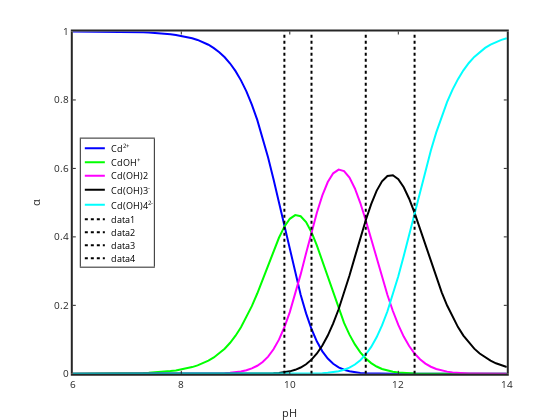

Notebook code for this chart:
### Markdown cell above
# Cd hydroxycomplexation

The overall complexation constants for Cd$^{2+}$ with OH$^-$ are $\log{\beta_{f1}}=4.1$, $\log{\beta_{f2}}=7.7$, $\log{\beta_{f3}}=10.3$ and $\log{\beta_{f4}}=12$ corresponding to the following reactions (in order)

$\mathrm{Cd^{2+}}+\mathrm{OH^-} \leftrightharpoons \mathrm{CdOH^+}$

$\mathrm{Cd^{2+}}+2\mathrm{OH^-} \leftrightharpoons \mathrm{Cd(OH)_2^0}$

$\mathrm{Cd^{2+}}+3\mathrm{OH^-} \leftrightharpoons \mathrm{Cd(OH)_3^-}$

$\mathrm{Cd^{2+}}+4\mathrm{OH^-} \leftrightharpoons \mathrm{Cd(OH)_4^{2-}}$

We derived the alpha expressions for these 5 species in class

$\alpha_{\mathrm{Cd^{2+}}} = \dfrac{1}{1+\beta_1[\mathrm{OH^-}]+\beta_2[\mathrm{OH^-}]^2+\beta_3[\mathrm{OH^-}]^3+\beta_4[\mathrm{OH^{-}}]^4}$


$\alpha_{\mathrm{CdOH^{+}}} = \dfrac{\beta_1[\mathrm{OH^-}]}{1+\beta_1[\mathrm{OH^-}]+\beta_2[\mathrm{OH^-}]^2+\beta_3[\mathrm{OH^-}]^3+\beta_4[\mathrm{OH^{-}}]^4}$


$\alpha_{\mathrm{Cd(OH)_2^{0}}} = \dfrac{\beta_2[\mathrm{OH^-}]^2}{1+\beta_1[\mathrm{OH^-}]+\beta_2[\mathrm{OH^-}]^2+\beta_3[\mathrm{OH^-}]^3+\beta_4[\mathrm{OH^{-}}]^4}$


$\alpha_{\mathrm{Cd(OH)_3^{-}}} = \dfrac{\beta_3[\mathrm{OH^-}]^3}{1+\beta_1[\mathrm{OH^-}]+\beta_2[\mathrm{OH^-}]^2+\beta_3[\mathrm{OH^-}]^3+\beta_4[\mathrm{OH^{-}}]^4}$

$\alpha_{\mathrm{Cd(OH)_4^{2-}}} = \dfrac{\beta_4[\mathrm{OH^{-}}]^4}{1+\beta_1[\mathrm{OH^-}]+\beta_2[\mathrm{OH^-}]^2+\beta_3[\mathrm{OH^-}]^3+\beta_4[\mathrm{OH^{-}}]^4}$

In class we learned how to quickly sketch the distribution diagram using the step-wise formation constants.  We can make a more quantitative sketch though using these expressions (note, since pH would be a known quantity we do not need to make any additional assumptions.).

### Code cell
%plot -s 600,500 -f 'svg'
logB1=4.1; logB2=7.7; logB3=10.3; logB4=12; Kw=1e-14;
B1=10^logB1; B2=10^logB2; B3=10^logB3; B4=10^logB4;
pH=6:0.1:14; H=10.^(-pH); OH=Kw./H;
denominator=1+B1*OH+B2*OH.^2+B3*OH.^3+B4*OH.^4;
alphaCd=1./denominator;
alphaCdOH=(B1*OH)./denominator;
alphaCdOH2=(B2*OH.^2)./denominator;
alphaCdOH3=(B3*OH.^3)./denominator;
alphaCdOH4=(B4*OH.^4)./denominator;

plot(pH,alphaCd,'b','linewidth',2)
hold on
plot(pH,alphaCdOH,'g','linewidth',2)
plot(pH,alphaCdOH2,'m','linewidth',2)
plot(pH,alphaCdOH3,'k','linewidth',2)
plot(pH,alphaCdOH4,'c','linewidth',2)
xlabel('pH'); ylabel('\alpha');
legend('Cd^{2+}','CdOH^+','Cd(OH)2','Cd(OH)3^-','Cd(OH)4^{2-}','location','west')
set(gca,'linewidth',2)
title('Distribution diagram, Cd hydroxo complexation')

% add stepwise values (pH=pKa but we need to convert because we were given overall association constants)

plot([9.9 9.9],[0 1],'k:','linewidth',2)
plot([10.4 10.4],[0 1],'k:','linewidth',2)
plot([11.4 11.4],[0 1],'k:','linewidth',2)
plot([12.3 12.3],[0 1],'k:','linewidth',2)

### Figure 1 — Plotly figure (JSON) as saved in the notebook; plotly's stock layout.template omitted (floating-point values rounded to 4 significant figures)
{"data": [{"line": {"color": "rgb(0,0,255)", "dash": "solid", "width": 2}, "marker": {"color": "rgb(0,0,255)", "line": {"color": "rgb(0,0,255)"}, "size": 6, "symbol": "none"}, "mode": "lines", "name": "Cd^{2+}", "showlegend": true, "type": "scatter", "visibility": true, "x": [6, 6.1, 6.2, 6.3, 6.4, 6.5, 6.6, 6.7, 6.8, 6.9, 7, 7.1, 7.2, 7.3, 7.4, 7.5, 7.6, 7.7, 7.8, 7.9, 8, 8.1, 8.2, 8.3, 8.4, 8.5, 8.6, 8.7, 8.8, 8.9, 9, 9.1, 9.2, 9.3, 9.4, 9.5, 9.6, 9.7, 9.8, 9.9, 10, 10.1, 10.2, 10.3, 10.4, 10.5, 10.6, 10.7, 10.8, 10.9, 11, 11.1, 11.2, 11.3, 11.4, 11.5, 11.6, 11.7, 11.8, 11.9, 12, 12.1, 12.2, 12.3, 12.4, 12.5, 12.6, 12.7, 12.8, 12.9, 13, 13.1, 13.2, 13.3, 13.4, 13.5, 13.6, 13.7, 13.8, 13.9, 14], "xaxis": "x", "y": [0.9999, 0.9998, 0.9998, 0.9997, 0.9997, 0.9996, 0.9995, 0.9994, 0.9992, 0.999, 0.9987, 0.9984, 0.998, 0.9975, 0.9968, 0.996, 0.995, 0.9937, 0.9921, 0.9901, 0.9875, 0.9843, 0.9803, 0.9753, 0.969, 0.9612, 0.9516, 0.9395, 0.9247, 0.9065, 0.8842, 0.8573, 0.8249, 0.7866, 0.7417, 0.6902, 0.6322, 0.5684, 0.5003, 0.4299, 0.3597, 0.2925, 0.2307, 0.1765, 0.1308, 0.09404, 0.06562, 0.0445, 0.02935, 0.01886, 0.01181, 0.007215, 0.004299, 0.0025, 0.001419, 0.0007856, 0.0004245, 0.0002239, 0.0001153, 5.799e-05, 2.85e-05, 1.369e-05, 6.438e-06, 2.966e-06, 1.34e-06, 5.947e-07, 2.597e-07, 1.118e-07, 4.748e-08, 1.995e-08, 8.302e-09, 3.427e-09, 1.405e-09, 5.729e-10, 2.325e-10, 9.402e-11, 3.79e-11, 1.524e-11, 6.115e-12, 2.45e-12, 9.804e-13], "yaxis": "y"}, {"line": {"color": "rgb(0,255,0)", "dash": "solid", "width": 2}, "marker": {"color": "rgb(0,255,0)", "line": {"color": "rgb(0,255,0)"}, "size": 6, "symbol": "none"}, "mode": "lines", "name": "CdOH^+", "showlegend": true, "type": "scatter", "visibility": true, "x": [6, 6.1, 6.2, 6.3, 6.4, 6.5, 6.6, 6.7, 6.8, 6.9, 7, 7.1, 7.2, 7.3, 7.4, 7.5, 7.6, 7.7, 7.8, 7.9, 8, 8.1, 8.2, 8.3, 8.4, 8.5, 8.6, 8.7, 8.8, 8.9, 9, 9.1, 9.2, 9.3, 9.4, 9.5, 9.6, 9.7, 9.8, 9.9, 10, 10.1, 10.2, 10.3, 10.4, 10.5, 10.6, 10.7, 10.8, 10.9, 11, 11.1, 11.2, 11.3, 11.4, 11.5, 11.6, 11.7, 11.8, 11.9, 12, 12.1, 12.2, 12.3, 12.4, 12.5, 12.6, 12.7, 12.8, 12.9, 13, 13.1, 13.2, 13.3, 13.4, 13.5, 13.6, 13.7, 13.8, 13.9, 14], "xaxis": "x", "y": [0.0001259, 0.0001585, 0.0001995, 0.0002511, 0.0003161, 0.0003979, 0.0005009, 0.0006306, 0.0007937, 0.000999, 0.001257, 0.001582, 0.001991, 0.002506, 0.003152, 0.003965, 0.004987, 0.00627, 0.007881, 0.009901, 0.01243, 0.0156, 0.01956, 0.0245, 0.03064, 0.03827, 0.04769, 0.05928, 0.07345, 0.09065, 0.1113, 0.1359, 0.1646, 0.1976, 0.2346, 0.2748, 0.3168, 0.3586, 0.3974, 0.4299, 0.4528, 0.4635, 0.4603, 0.4432, 0.4137, 0.3744, 0.3289, 0.2808, 0.2332, 0.1886, 0.1487, 0.1143, 0.08579, 0.0628, 0.04486, 0.03127, 0.02128, 0.01413, 0.009159, 0.005799, 0.003588, 0.00217, 0.001285, 0.000745, 0.0004237, 0.0002368, 0.0001302, 7.051e-05, 3.772e-05, 1.995e-05, 1.045e-05, 5.432e-06, 2.804e-06, 1.439e-06, 7.353e-07, 3.743e-07, 1.899e-07, 9.615e-08, 4.858e-08, 2.45e-08, 1.234e-08], "yaxis": "y"}, {"line": {"color": "rgb(255,0,255)", "dash": "solid", "width": 2}, "marker": {"color": "rgb(255,0,255)", "line": {"color": "rgb(255,0,255)"}, "size": 6, "symbol": "none"}, "mode": "lines", "name": "Cd(OH)2", "showlegend": true, "type": "scatter", "visibility": true, "x": [6, 6.1, 6.2, 6.3, 6.4, 6.5, 6.6, 6.7, 6.8, 6.9, 7, 7.1, 7.2, 7.3, 7.4, 7.5, 7.6, 7.7, 7.8, 7.9, 8, 8.1, 8.2, 8.3, 8.4, 8.5, 8.6, 8.7, 8.8, 8.9, 9, 9.1, 9.2, 9.3, 9.4, 9.5, 9.6, 9.7, 9.8, 9.9, 10, 10.1, 10.2, 10.3, 10.4, 10.5, 10.6, 10.7, 10.8, 10.9, 11, 11.1, 11.2, 11.3, 11.4, 11.5, 11.6, 11.7, 11.8, 11.9, 12, 12.1, 12.2, 12.3, 12.4, 12.5, 12.6, 12.7, 12.8, 12.9, 13, 13.1, 13.2, 13.3, 13.4, 13.5, 13.6, 13.7, 13.8, 13.9, 14], "xaxis": "x", "y": [5.011e-09, 7.942e-09, 1.259e-08, 1.995e-08, 3.161e-08, 5.01e-08, 7.939e-08, 1.258e-07, 1.994e-07, 3.159e-07, 5.006e-07, 7.931e-07, 1.256e-06, 1.99e-06, 3.152e-06, 4.992e-06, 7.904e-06, 1.251e-05, 1.979e-05, 3.131e-05, 4.949e-05, 7.819e-05, 0.0001234, 0.0001946, 0.0003064, 0.0004818, 0.0007558, 0.001183, 0.001845, 0.002867, 0.004432, 0.00681, 0.01039, 0.01569, 0.02346, 0.03459, 0.05021, 0.07156, 0.09982, 0.1359, 0.1803, 0.2323, 0.2905, 0.3521, 0.4137, 0.4713, 0.5212, 0.5602, 0.5857, 0.5964, 0.592, 0.5731, 0.5413, 0.4988, 0.4486, 0.3937, 0.3372, 0.2819, 0.2301, 0.1834, 0.1428, 0.1088, 0.08105, 0.05917, 0.04237, 0.02981, 0.02063, 0.01407, 0.009474, 0.006308, 0.004161, 0.002722, 0.001769, 0.001143, 0.0007353, 0.0004712, 0.000301, 0.0001919, 0.000122, 7.748e-05, 4.914e-05], "yaxis": "y"}, {"line": {"color": "rgb(0, 0, 0)", "dash": "solid", "width": 2}, "marker": {"color": "rgb(0, 0, 0)", "line": {"color": "rgb(0, 0, 0)"}, "size": 6, "symbol": "none"}, "mode": "lines", "name": "Cd(OH)3^-", "showlegend": true, "type": "scatter", "visibility": true, "x": [6, 6.1, 6.2, 6.3, 6.4, 6.5, 6.6, 6.7, 6.8, 6.9, 7, 7.1, 7.2, 7.3, 7.4, 7.5, 7.6, 7.7, 7.8, 7.9, 8, 8.1, 8.2, 8.3, 8.4, 8.5, 8.6, 8.7, 8.8, 8.9, 9, 9.1, 9.2, 9.3, 9.4, 9.5, 9.6, 9.7, 9.8, 9.9, 10, 10.1, 10.2, 10.3, 10.4, 10.5, 10.6, 10.7, 10.8, 10.9, 11, 11.1, 11.2, 11.3, 11.4, 11.5, 11.6, 11.7, 11.8, 11.9, 12, 12.1, 12.2, 12.3, 12.4, 12.5, 12.6, 12.7, 12.8, 12.9, 13, 13.1, 13.2, 13.3, 13.4, 13.5, 13.6, 13.7, 13.8, 13.9, 14], "xaxis": "x", "y": [1.995e-14, 3.98e-14, 7.942e-14, 1.584e-13, 3.161e-13, 6.307e-13, 1.258e-12, 2.51e-12, 5.008e-12, 9.99e-12, 1.993e-11, 3.975e-11, 7.927e-11, 1.581e-10, 3.152e-10, 6.285e-10, 1.253e-09, 2.496e-09, 4.972e-09, 9.901e-09, 1.97e-08, 3.919e-08, 7.787e-08, 1.546e-07, 3.064e-07, 6.065e-07, 1.198e-06, 2.36e-06, 4.634e-06, 9.065e-06, 1.764e-05, 3.413e-05, 6.553e-05, 0.0001247, 0.0002346, 0.0004355, 0.0007958, 0.001428, 0.002507, 0.004299, 0.007177, 0.01164, 0.01833, 0.02797, 0.04137, 0.05933, 0.08261, 0.1118, 0.1471, 0.1886, 0.2357, 0.2872, 0.3415, 0.3962, 0.4486, 0.4957, 0.5344, 0.5625, 0.5779, 0.5799, 0.5686, 0.5451, 0.5114, 0.47, 0.4237, 0.3752, 0.3269, 0.2807, 0.238, 0.1995, 0.1656, 0.1364, 0.1116, 0.09081, 0.07353, 0.05932, 0.04771, 0.03828, 0.03065, 0.0245, 0.01956], "yaxis": "y"}, {"line": {"color": "rgb(0,255,255)", "dash": "solid", "width": 2}, "marker": {"color": "rgb(0,255,255)", "line": {"color": "rgb(0,255,255)"}, "size": 6, "symbol": "none"}, "mode": "lines", "name": "Cd(OH)4^{2-}", "showlegend": true, "type": "scatter", "visibility": true, "x": [6, 6.1, 6.2, 6.3, 6.4, 6.5, 6.6, 6.7, 6.8, 6.9, 7, 7.1, 7.2, 7.3, 7.4, 7.5, 7.6, 7.7, 7.8, 7.9, 8, 8.1, 8.2, 8.3, 8.4, 8.5, 8.6, 8.7, 8.8, 8.9, 9, 9.1, 9.2, 9.3, 9.4, 9.5, 9.6, 9.7, 9.8, 9.9, 10, 10.1, 10.2, 10.3, 10.4, 10.5, 10.6, 10.7, 10.8, 10.9, 11, 11.1, 11.2, 11.3, 11.4, 11.5, 11.6, 11.7, 11.8, 11.9, 12, 12.1, 12.2, 12.3, 12.4, 12.5, 12.6, 12.7, 12.8, 12.9, 13, 13.1, 13.2, 13.3, 13.4, 13.5, 13.6, 13.7, 13.8, 13.9, 14], "xaxis": "x", "y": [9.999e-21, 2.511e-20, 6.308e-20, 1.584e-19, 3.98e-19, 9.996e-19, 2.511e-18, 6.306e-18, 1.584e-17, 3.977e-17, 9.987e-17, 2.508e-16, 6.297e-16, 1.581e-15, 3.969e-15, 9.96e-15, 2.499e-14, 6.27e-14, 1.572e-13, 3.942e-13, 9.875e-13, 2.473e-12, 6.185e-12, 1.546e-11, 3.858e-11, 9.612e-11, 2.39e-10, 5.928e-10, 1.466e-09, 3.609e-09, 8.842e-09, 2.153e-08, 5.205e-08, 1.247e-07, 2.953e-07, 6.902e-07, 1.588e-06, 3.586e-06, 7.929e-06, 1.711e-05, 3.597e-05, 7.346e-05, 0.0001456, 0.0002797, 0.0005208, 0.0009404, 0.001648, 0.002808, 0.004652, 0.007508, 0.01181, 0.01812, 0.02713, 0.03962, 0.05648, 0.07856, 0.1066, 0.1413, 0.1828, 0.2309, 0.285, 0.3439, 0.4062, 0.47, 0.5335, 0.5947, 0.6523, 0.7051, 0.7525, 0.7942, 0.8302, 0.8608, 0.8866, 0.9081, 0.9257, 0.9402, 0.952, 0.9615, 0.9692, 0.9754, 0.9804], "yaxis": "y"}, {"line": {"color": "rgb(0, 0, 0)", "dash": "dot", "width": 2}, "marker": {"color": "rgb(0, 0, 0)", "line": {"color": "rgb(0, 0, 0)"}, "size": 6, "symbol": "none"}, "mode": "lines", "name": "data1", "showlegend": true, "type": "scatter", "visibility": true, "x": [9.9, 9.9], "xaxis": "x", "y": [0, 1], "yaxis": "y"}, {"line": {"color": "rgb(0, 0, 0)", "dash": "dot", "width": 2}, "marker": {"color": "rgb(0, 0, 0)", "line": {"color": "rgb(0, 0, 0)"}, "size": 6, "symbol": "none"}, "mode": "lines", "name": "data2", "showlegend": true, "type": "scatter", "visibility": true, "x": [10.4, 10.4], "xaxis": "x", "y": [0, 1], "yaxis": "y"}, {"line": {"color": "rgb(0, 0, 0)", "dash": "dot", "width": 2}, "marker": {"color": "rgb(0, 0, 0)", "line": {"color": "rgb(0, 0, 0)"}, "size": 6, "symbol": "none"}, "mode": "lines", "name": "data3", "showlegend": true, "type": "scatter", "visibility": true, "x": [11.4, 11.4], "xaxis": "x", "y": [0, 1], "yaxis": "y"}, {"line": {"color": "rgb(0, 0, 0)", "dash": "dot", "width": 2}, "marker": {"color": "rgb(0, 0, 0)", "line": {"color": "rgb(0, 0, 0)"}, "size": 6, "symbol": "none"}, "mode": "lines", "name": "data4", "showlegend": true, "type": "scatter", "visibility": true, "x": [12.3, 12.3], "xaxis": "x", "y": [0, 1], "yaxis": "y"}, {"hoverinfo": "none", "line": {"color": "rgb(0,0,255)", "dash": "solid", "width": 2}, "marker": {"color": "rgb(0,0,255)", "line": {"color": "rgb(0,0,255)"}, "size": 6, "symbol": "none"}, "mode": "lines", "name": "", "showlegend": false, "type": "scatter", "visibility": true, "x": [3, 18], "xaxis": "x2", "y": [7.12, 7.12], "yaxis": "y2"}, {"hoverinfo": "none", "line": {"color": "rgb(0,255,0)", "dash": "solid", "width": 2}, "marker": {"color": "rgb(0,255,0)", "line": {"color": "rgb(0,255,0)"}, "size": 6, "symbol": "none"}, "mode": "lines", "name": "", "showlegend": false, "type": "scatter", "visibility": true, "x": [3, 18], "xaxis": "x2", "y": [17.61, 17.61], "yaxis": "y2"}, {"hoverinfo": "none", "line": {"color": "rgb(255,0,255)", "dash": "solid", "width": 2}, "marker": {"color": "rgb(255,0,255)", "line": {"color": "rgb(255,0,255)"}, "size": 6, "symbol": "none"}, "mode": "lines", "name": "", "showlegend": false, "type": "scatter", "visibility": true, "x": [3, 18], "xaxis": "x2", "y": [27.73, 27.73], "yaxis": "y2"}, {"hoverinfo": "none", "line": {"color": "rgb(0, 0, 0)", "dash": "solid", "width": 2}, "marker": {"color": "rgb(0, 0, 0)", "line": {"color": "rgb(0, 0, 0)"}, "size": 6, "symbol": "none"}, "mode": "lines", "name": "", "showlegend": false, "type": "scatter", "visibility": true, "x": [3, 18], "xaxis": "x2", "y": [38.22, 38.22], "yaxis": "y2"}, {"hoverinfo": "none", "line": {"color": "rgb(0,255,255)", "dash": "solid", "width": 2}, "marker": {"color": "rgb(0,255,255)", "line": {"color": "rgb(0,255,255)"}, "size": 6, "symbol": "none"}, "mode": "lines", "name": "", "showlegend": false, "type": "scatter", "visibility": true, "x": [3, 18], "xaxis": "x2", "y": [49.45, 49.45], "yaxis": "y2"}, {"hoverinfo": "none", "line": {"color": "rgb(0, 0, 0)", "dash": "dot", "width": 2}, "marker": {"color": "rgb(0, 0, 0)", "line": {"color": "rgb(0, 0, 0)"}, "size": 6, "symbol": "none"}, "mode": "lines", "name": "", "showlegend": false, "type": "scatter", "visibility": true, "x": [3, 18], "xaxis": "x2", "y": [60.32, 60.32], "yaxis": "y2"}, {"hoverinfo": "none", "line": {"color": "rgb(0, 0, 0)", "dash": "dot", "width": 2}, "marker": {"color": "rgb(0, 0, 0)", "line": {"color": "rgb(0, 0, 0)"}, "size": 6, "symbol": "none"}, "mode": "lines", "name": "", "showlegend": false, "type": "scatter", "visibility": true, "x": [3, 18], "xaxis": "x2", "y": [70.06, 70.06], "yaxis": "y2"}, {"hoverinfo": "none", "line": {"color": "rgb(0, 0, 0)", "dash": "dot", "width": 2}, "marker": {"color": "rgb(0, 0, 0)", "line": {"color": "rgb(0, 0, 0)"}, "size": 6, "symbol": "none"}, "mode": "lines", "name": "", "showlegend": false, "type": "scatter", "visibility": true, "x": [3, 18], "xaxis": "x2", "y": [79.8, 79.8], "yaxis": "y2"}, {"hoverinfo": "none", "line": {"color": "rgb(0, 0, 0)", "dash": "dot", "width": 2}, "marker": {"color": "rgb(0, 0, 0)", "line": {"color": "rgb(0, 0, 0)"}, "size": 6, "symbol": "none"}, "mode": "lines", "name": "", "showlegend": false, "type": "scatter", "visibility": true, "x": [3, 18], "xaxis": "x2", "y": [89.54, 89.54], "yaxis": "y2"}], "layout": {"annotations": [{"font": {"color": "rgb(0, 0, 0)", "size": 9}, "showarrow": false, "text": "Cd<sup>2+</sup>", "x": 21, "xanchor": "left", "xref": "x2", "y": 7.12, "yanchor": "middle", "yref": "y2"}, {"font": {"color": "rgb(0, 0, 0)", "size": 9}, "showarrow": false, "text": "CdOH<sup>+</sup>", "x": 21, "xanchor": "left", "xref": "x2", "y": 17.61, "yanchor": "middle", "yref": "y2"}, {"font": {"color": "rgb(0, 0, 0)", "size": 9}, "showarrow": false, "text": "Cd(OH)2", "x": 21, "xanchor": "left", "xref": "x2", "y": 27.73, "yanchor": "middle", "yref": "y2"}, {"font": {"color": "rgb(0, 0, 0)", "size": 9}, "showarrow": false, "text": "Cd(OH)3<sup>-</sup>", "x": 21, "xanchor": "left", "xref": "x2", "y": 38.22, "yanchor": "middle", "yref": "y2"}, {"font": {"color": "rgb(0, 0, 0)", "size": 9}, "showarrow": false, "text": "Cd(OH)4<sup>2-</sup>", "x": 21, "xanchor": "left", "xref": "x2", "y": 49.45, "yanchor": "middle", "yref": "y2"}, {"font": {"color": "rgb(0, 0, 0)", "size": 9}, "showarrow": false, "text": "data1", "x": 21, "xanchor": "left", "xref": "x2", "y": 60.32, "yanchor": "middle", "yref": "y2"}, {"font": {"color": "rgb(0, 0, 0)", "size": 9}, "showarrow": false, "text": "data2", "x": 21, "xanchor": "left", "xref": "x2", "y": 70.06, "yanchor": "middle", "yref": "y2"}, {"font": {"color": "rgb(0, 0, 0)", "size": 9}, "showarrow": false, "text": "data3", "x": 21, "xanchor": "left", "xref": "x2", "y": 79.8, "yanchor": "middle", "yref": "y2"}, {"font": {"color": "rgb(0, 0, 0)", "size": 9}, "showarrow": false, "text": "data4", "x": 21, "xanchor": "left", "xref": "x2", "y": 89.54, "yanchor": "middle", "yref": "y2"}], "height": 420, "hovermode": "closest", "margin": {"b": 0, "l": 0, "r": 0, "t": 0}, "plot_bgcolor": "rgba(0, 0, 0, 0)", "showlegend": false, "width": 560, "xaxis": {"anchor": "y", "autorange": false, "domain": [0.13, 0.905], "exponentformat": "none", "gridcolor": "rgba(38,38,38,0.15)", "gridwidth": 2, "linecolor": "rgb(38,38,38)", "linewidth": 2, "mirror": "ticks", "range": [6, 14], "showgrid": false, "showline": true, "side": "bottom", "spikedash": "solid", "spikemode": "across", "spikesides": false, "spikethickness": 1, "tickangle": 0, "tickcolor": "rgb(38,38,38)", "tickfont": {"color": "rgb(38,38,38)", "size": 10}, "ticklen": 3, "ticks": "inside", "ticktext": ["6", "8", "10", "12", "14"], "tickvals": [6, 8, 10, 12, 14], "title": {"font": {"color": "rgb(38,38,38)", "size": 11}, "text": "pH"}, "type": "linear", "visible": true, "zeroline": false}, "xaxis2": {"anchor": "y2", "autorange": false, "domain": [0.1443, 0.2747], "exponentformat": "none", "fixedrange": true, "gridcolor": "rgba(38,38,38,0.15)", "gridwidth": 1, "linecolor": "rgb(38,38,38)", "linewidth": 1, "mirror": true, "range": [0, 54.71], "showgrid": false, "showline": true, "showspikes": false, "side": "bottom", "spikedash": "solid", "spikemode": "across", "spikesides": false, "spikethickness": 1, "tickangle": 0, "tickcolor": "rgb(38,38,38)", "tickfont": {"color": "rgb(38,38,38)", "size": 9}, "ticklen": 3, "ticks": "", "ticktext": [], "tickvals": [], "title": {"font": {"color": "rgb(0, 0, 0)", "size": 9.9}, "text": ""}, "type": "linear", "visible": true, "zeroline": false}, "yaxis": {"anchor": "x", "autorange": false, "domain": [0.11, 0.925], "exponentformat": "none", "gridcolor": "rgba(38,38,38,0.15)", "gridwidth": 2, "linecolor": "rgb(38,38,38)", "linewidth": 2, "mirror": "ticks", "range": [0, 1], "showgrid": false, "showline": true, "side": "left", "spikedash": "solid", "spikemode": "across", "spikesides": false, "spikethickness": 1, "tickangle": 0, "tickcolor": "rgb(38,38,38)", "tickfont": {"color": "rgb(38,38,38)", "size": 10}, "ticklen": 3, "ticks": "inside", "ticktext": ["0", "0.2", "0.4", "0.6", "0.8", "1"], "tickvals": [0, 0.2, 0.4, 0.6, 0.8, 1], "title": {"font": {"color": "rgb(38,38,38)", "size": 11}, "text": "&#945;"}, "type": "linear", "visible": true, "zeroline": false}, "yaxis2": {"anchor": "x2", "autorange": false, "domain": [0.3651, 0.6699], "exponentformat": "none", "fixedrange": true, "gridcolor": "rgba(38,38,38,0.15)", "gridwidth": 1, "linecolor": "rgb(38,38,38)", "linewidth": 1, "mirror": true, "range": [95.91, 0], "showgrid": false, "showline": true, "showspikes": false, "side": "left", "spikedash": "solid", "spikemode": "across", "spikesides": false, "spikethickness": 1, "tickangle": 0, "tickcolor": "rgb(38,38,38)", "tickfont": {"color": "rgb(38,38,38)", "size": 9}, "ticklen": 3, "ticks": "", "ticktext": [], "tickvals": [], "title": {"font": {"color": "rgb(0, 0, 0)", "size": 9.9}, "text": ""}, "type": "linear", "visible": true, "zeroline": false}}}
